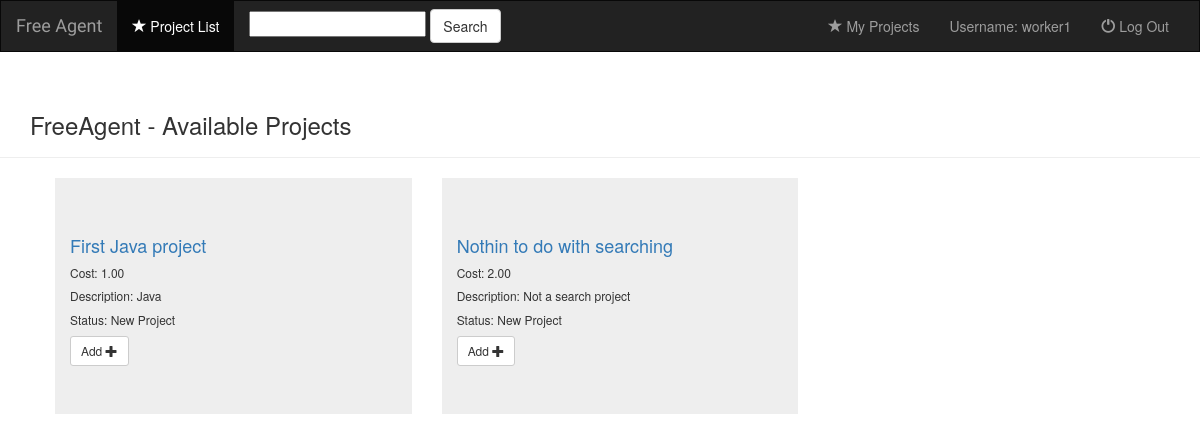
Screenshot of /freeAgentApp/ (signed in) with the database file from the repository.
### freeAgentApp/models.py (models this page shows, shortened)
class UserProfile(AbstractUser):
    Identification = models.CharField(max_length=10, choices=(('F', 'freeAgent'), ('C', 'Client')))

class Project(models.Model):
    title = models.CharField(max_length=100)
    cost = models.DecimalField(max_digits=15, decimal_places=2)
    pub_date = timezone.now()
    status = models.IntegerField(default=1, validators=[MinValueValidator(1), MaxValueValidator(4)])
    description = models.CharField(max_length=300)
    file_type = models.FileField(null=True, blank=True)
    client_upload = models.FileField(null=True, blank=True)
    client = models.ForeignKey(UserProfile, related_name="ThisClient", null=True, blank=True)
    worker = models.ForeignKey(UserProfile, related_name="ThisWorker", null=True, blank=True)

### freeAgentApp/views.py (the view)
class IndexView(LoginRequiredMixin, generic.ListView):
    template_name = 'freeAgentApp/index.html'
    def get_queryset(self):
        user = self.request.user
        if user.Identification == 'C':
            return Project.objects.filter(client=user)
        else:
            return Project.objects.filter(status=1)

### freeAgentApp/templates/freeAgentApp/index.html (shortened to what this page needs)
{% extends 'freeAgentApp/base.html' %}
{% block body %}
<div class="page-header">
    {% if user.Identification == 'F' %}
        <div class="container"><h3>FreeAgent - Available Projects</h3></div>
    {% else %}
        <div class="container"><h3>My Created Projects</h3></div>
    {% endif %}
</div>
{% for project in object_list %}
<ul>
    <div class="col-md-4">
        <div class="jumbotron">
            <div class="container">
                <h4><a href="{% url 'freeAgentApp:detail' project.id %}">{{project.title}}</a></h4>
                <h6>Cost: {{project.cost}}</h6>
                <h6>Description: {{project.description}}</h6>
                <h6> Status:
                    {% if project.status == 1 %} New Project
                    {% elif project.status == 2 %} Applied
                    {% elif project.status == 3 %} Working
                    {% elif project.status == 4 %} Completed
                    {% endif %}
                </h6>
                {% if user.Identification == 'C' %}
                <form action="{% url 'freeAgentApp:deleteProject' project.id %}" method="post" style=" display: inline;">
                    {%csrf_token%}
                    <button type="submit" class="btn btn-default btn-sm"> Delete
                        <span class="glyphicon glyphicon-trash"></span></button>
                </form>
                {% else %}
                <form action="{% url 'freeAgentApp:addWorker'  %}" method="post" style=" display: inline;">
                    <button type="submit" name ="add" class="btn btn-default btn-sm"> Add
                        <span class="glyphicon glyphicon-plus"></span></button>
                </form>
                {% endif %}
            </div>
        </div>
    </div>
</ul>
{% endfor %}
{% endblock %}

### freeAgentApp/templates/freeAgentApp/base.html (shortened to what this page needs)
<!DOCTYPE html>
<html lang="en">
<head>
    {% load staticfiles %}
    <link rel="stylesheet" href ="https://maxcdn.bootstrapcdn.com/bootstrap/3.3.6/css/bootstrap.min.css">
    <link rel="stylesheet" type="text/css" href="../../static/freeAgentApp/css/style_cheesy.css"/>
</head>
<body>
    <nav class="navbar navbar-inverse">
    <div class = "container-fluid">
        <div class="navbar-header" >
            <a class="navbar-brand" href="{% url 'freeAgentApp:index' %}">Free Agent</a>
        </div>
        <div class = "collapse navbar-collapse" id="topNavBar">
            <ul class="nav navbar-nav">
                <li class="active">
                    <a href="{% url 'freeAgentApp:index' %}">
                        <span class="glyphicon glyphicon-star" aria-hidden="true"></span>&nbsp;Project List
                    </a>
                </li>
            </ul>
            <form class="navbar-form navbar-left" role="search" method="get" action="{% url 'freeAgentApp:search' %}">
                <input type="text" id="searchBox" class="input-medium search-query" name="q" placeholder="">
                <button type="submit" class="btn btn-default"> Search</button>
             </form>
            <ul class ="nav navbar-nav navbar-right">
                <li class="">
                    {% if user.Identification == 'C' %}
                        <a href="{% url 'freeAgentApp:createProject' %}">
                            <span class="glyphicon glyphicon-plus" aria-hidden="true"></span>&nbsp;Add Project
                        </a>
                    {% else %}
                        <a href="{% url 'freeAgentApp:workerIndex' user.id %}">
                            <span class="glyphicon glyphicon-star" aria-hidden="true"></span>&nbsp;My Projects
                        </a>
                    {% endif %}
                </li>
                <li class="">
                    <a>Username: {{ user.username }} </a>
                </li>
                <li class="">
                    <a href="{% url 'freeAgentApp:logout' %}">
                        <span class="glyphicon glyphicon-off" aria-hidden="true"></span>&nbsp;Log Out
                    </a>
                </li>
            </ul>
        </div>
    </div>
    </nav>
{% block body %}
{% endblock %}
</body>
</html>

### freeAgentApp/static/freeAgentApp/css/style_cheesy.css (style rules this page uses)
.navbar { border-radius:0; }
.navbar-brand { font-family:'Satisfy',cursive; font-size:60 }

### rows the page displays
UserProfile: username "worker1"
Project: title "First Java project", cost "1.00", description "Java", status "New Project"
Project: title "Nothin to do with searching", cost "2.00", description "Not a search project", status "New Project"
